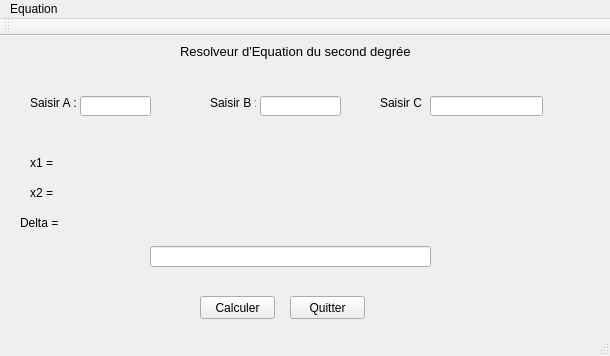
<?xml version="1.0" encoding="UTF-8"?>
<ui version="4.0">
 <class>MainWindow</class>
 <widget class="QMainWindow" name="MainWindow">
  <property name="geometry">
   <rect>
    <x>0</x>
    <y>0</y>
    <width>610</width>
    <height>356</height>
   </rect>
  </property>
  <property name="windowTitle">
   <string>MainWindow</string>
  </property>
  <widget class="QWidget" name="centralWidget">
   <widget class="QLabel" name="lInformation">
    <property name="geometry">
     <rect>
      <x>180</x>
      <y>0</y>
      <width>241</width>
      <height>31</height>
     </rect>
    </property>
    <property name="text">
     <string>&lt;!DOCTYPE HTML PUBLIC &quot;-//W3C//DTD HTML 4.0//EN&quot; &quot;http://www.w3.org/TR/REC-html40/strict.dtd&quot;&gt;
&lt;html&gt;&lt;head&gt;&lt;meta name=&quot;qrichtext&quot; content=&quot;1&quot; /&gt;&lt;style type=&quot;text/css&quot;&gt;
p, li { white-space: pre-wrap; }
&lt;/style&gt;&lt;/head&gt;&lt;body style=&quot; font-family:'MS Shell Dlg 2'; font-size:8.25pt; font-weight:400; font-style:normal;&quot;&gt;
&lt;p style=&quot; margin-top:0px; margin-bottom:0px; margin-left:0px; margin-right:0px; -qt-block-indent:0; text-indent:0px;&quot;&gt;&lt;span style=&quot; font-size:10pt;&quot;&gt;Resolveur d'Equation du second degrée&lt;/span&gt;&lt;/p&gt;&lt;/body&gt;&lt;/html&gt;</string>
    </property>
   </widget>
   <widget class="QLabel" name="lSaisirA">
    <property name="geometry">
     <rect>
      <x>30</x>
      <y>60</y>
      <width>46</width>
      <height>13</height>
     </rect>
    </property>
    <property name="text">
     <string>Saisir A :</string>
    </property>
   </widget>
   <widget class="QLineEdit" name="lEA">
    <property name="geometry">
     <rect>
      <x>80</x>
      <y>60</y>
      <width>71</width>
      <height>20</height>
     </rect>
    </property>
   </widget>
   <widget class="QLabel" name="lSaisirB">
    <property name="geometry">
     <rect>
      <x>210</x>
      <y>60</y>
      <width>46</width>
      <height>13</height>
     </rect>
    </property>
    <property name="text">
     <string>Saisir B :</string>
    </property>
   </widget>
   <widget class="QLineEdit" name="lEB">
    <property name="geometry">
     <rect>
      <x>260</x>
      <y>60</y>
      <width>81</width>
      <height>20</height>
     </rect>
    </property>
   </widget>
   <widget class="QLabel" name="lSaisirC">
    <property name="geometry">
     <rect>
      <x>380</x>
      <y>60</y>
      <width>46</width>
      <height>13</height>
     </rect>
    </property>
    <property name="text">
     <string>Saisir C :</string>
    </property>
   </widget>
   <widget class="QLineEdit" name="lEC">
    <property name="geometry">
     <rect>
      <x>430</x>
      <y>60</y>
      <width>113</width>
      <height>20</height>
     </rect>
    </property>
   </widget>
   <widget class="QLabel" name="lX1">
    <property name="geometry">
     <rect>
      <x>30</x>
      <y>120</y>
      <width>46</width>
      <height>13</height>
     </rect>
    </property>
    <property name="text">
     <string>x1 =</string>
    </property>
   </widget>
   <widget class="QLabel" name="lX2">
    <property name="geometry">
     <rect>
      <x>30</x>
      <y>150</y>
      <width>46</width>
      <height>13</height>
     </rect>
    </property>
    <property name="text">
     <string>x2 =</string>
    </property>
   </widget>
   <widget class="QLabel" name="lDelta">
    <property name="geometry">
     <rect>
      <x>20</x>
      <y>180</y>
      <width>46</width>
      <height>13</height>
     </rect>
    </property>
    <property name="text">
     <string>Delta =</string>
    </property>
   </widget>
   <widget class="QLabel" name="lX1_2">
    <property name="geometry">
     <rect>
      <x>70</x>
      <y>120</y>
      <width>61</width>
      <height>16</height>
     </rect>
    </property>
    <property name="text">
     <string/>
    </property>
   </widget>
   <widget class="QLabel" name="lX2_2">
    <property name="geometry">
     <rect>
      <x>65</x>
      <y>150</y>
      <width>61</width>
      <height>16</height>
     </rect>
    </property>
    <property name="text">
     <string/>
    </property>
   </widget>
   <widget class="QLabel" name="lDelta_2">
    <property name="geometry">
     <rect>
      <x>70</x>
      <y>180</y>
      <width>46</width>
      <height>13</height>
     </rect>
    </property>
    <property name="text">
     <string/>
    </property>
   </widget>
   <widget class="QLineEdit" name="lE">
    <property name="geometry">
     <rect>
      <x>150</x>
      <y>210</y>
      <width>281</width>
      <height>21</height>
     </rect>
    </property>
   </widget>
   <widget class="QPushButton" name="pBCalculer">
    <property name="geometry">
     <rect>
      <x>200</x>
      <y>260</y>
      <width>75</width>
      <height>23</height>
     </rect>
    </property>
    <property name="text">
     <string>Calculer</string>
    </property>
   </widget>
   <widget class="QPushButton" name="pBQuitter">
    <property name="geometry">
     <rect>
      <x>290</x>
      <y>260</y>
      <width>75</width>
      <height>23</height>
     </rect>
    </property>
    <property name="text">
     <string>Quitter</string>
    </property>
   </widget>
  </widget>
  <widget class="QMenuBar" name="menuBar">
   <property name="geometry">
    <rect>
     <x>0</x>
     <y>0</y>
     <width>610</width>
     <height>20</height>
    </rect>
   </property>
   <widget class="QMenu" name="menuEquation">
    <property name="title">
     <string>Equation </string>
    </property>
   </widget>
   <addaction name="menuEquation"/>
  </widget>
  <widget class="QToolBar" name="mainToolBar">
   <attribute name="toolBarArea">
    <enum>TopToolBarArea</enum>
   </attribute>
   <attribute name="toolBarBreak">
    <bool>false</bool>
   </attribute>
  </widget>
  <widget class="QStatusBar" name="statusBar"/>
 </widget>
 <layoutdefault spacing="6" margin="11"/>
 <resources/>
 <connections/>
</ui>
